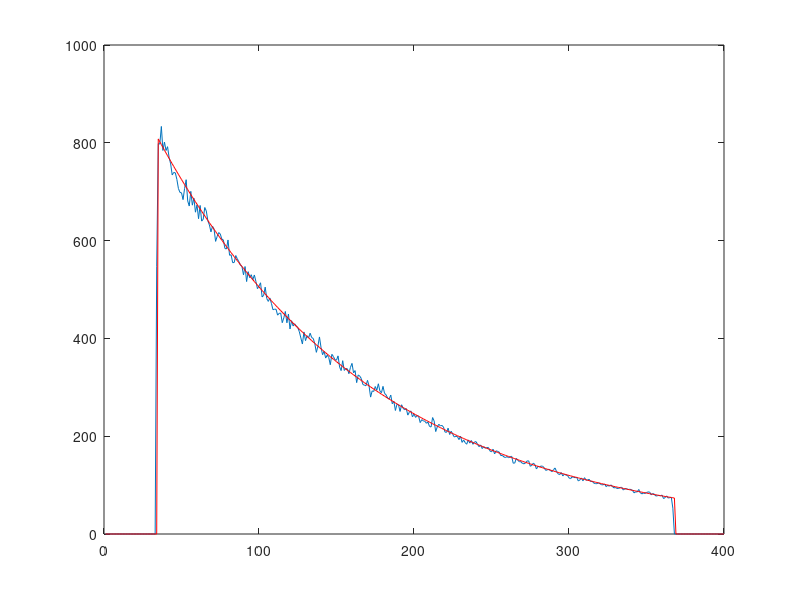
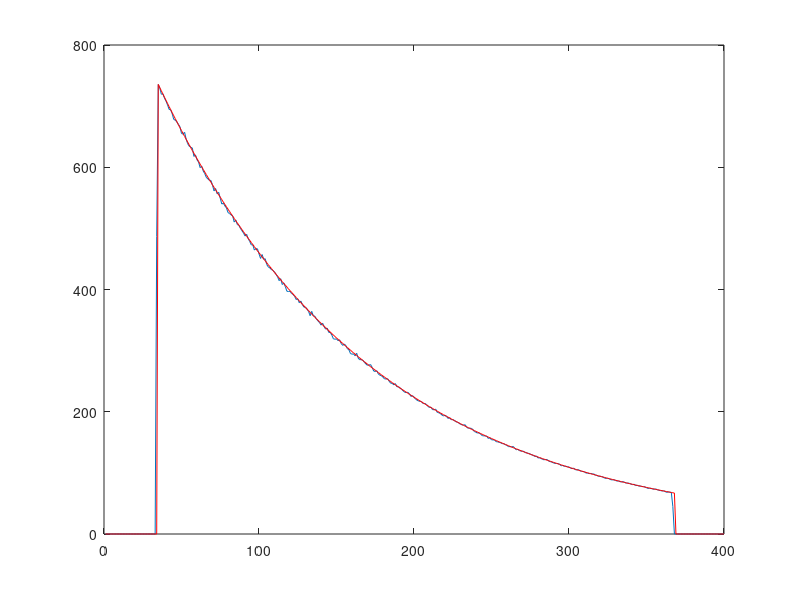
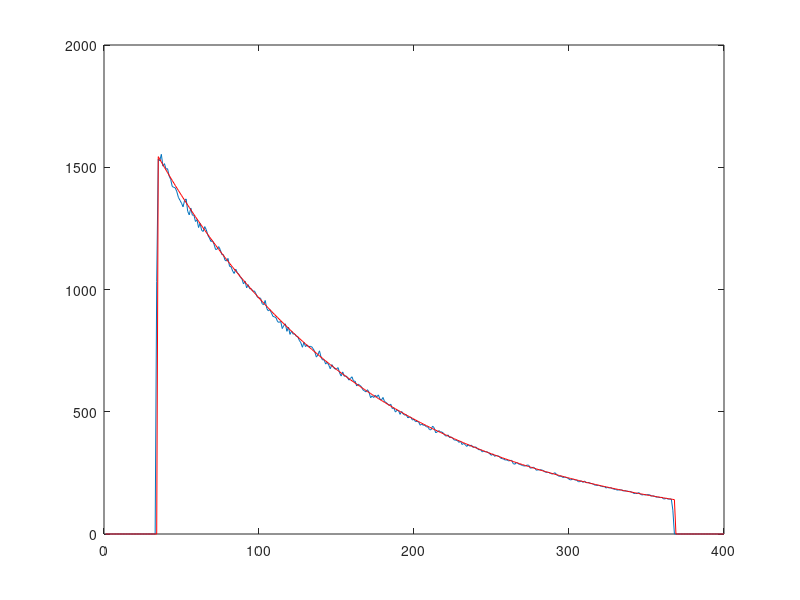

Write MATLAB code to recreate these figures, in order.
clear all; close all;
data=load('profile_ph.txt');
data1=load('profile_ph_th.txt');
y=data(:,2);
y1=data1(:,2);
plot(y)
hold on
figure(1);
plot(y1,'r')

data2=load('profile_C.txt');
data3=load('profile_C_th.txt');
y2=data2(:,2);
y3=data3(:,2);
figure(2);
plot(y2)
hold on
plot(y3,'r')

data4=load('profile_tot.txt');
y4=data4(:,2);
figure(3);
plot(y4)
hold on
plot(y1+y3,'r')
